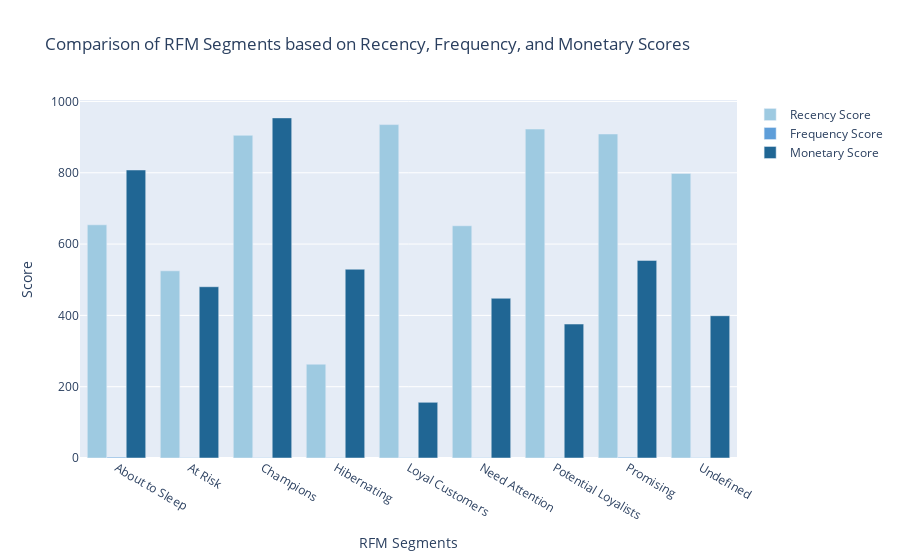

Notebook cell for this chart:
### Code cell
segment_scores = df.groupby('segment')[['Recency', 'Frequency','Monetary']].mean().reset_index()
fig = go.Figure()
fig.add_trace(go.Bar(
    x=segment_scores['segment'],
    y=segment_scores['Recency'],
    name='Recency Score',
    marker_color='rgb(158,202,225)'
))
fig.add_trace(go.Bar(
    x=segment_scores['segment'],
    y=segment_scores['Frequency'],
    name='Frequency Score',
    marker_color='rgb(94,158,217)'
))
fig.add_trace(go.Bar(
    x=segment_scores['segment'],
    y=segment_scores['Monetary'],
    name='Monetary Score',
    marker_color='rgb(32,102,148)'
))
fig.update_layout(
    title='Comparison of RFM Segments based on Recency, Frequency, and Monetary Scores',
    xaxis_title='RFM Segments',
    yaxis_title='Score',
    barmode='group',
    showlegend=True
)
fig.show()

### Figure 1 — Plotly figure (JSON) as saved in the notebook; plotly's stock layout.template omitted (floating-point values rounded to 4 significant figures)
{"data": [{"marker": {"color": "rgb(158,202,225)"}, "name": "Recency Score", "type": "bar", "x": ["About to Sleep", "At Risk", "Champions", "Hibernating", "Loyal Customers", "Need Attention", "Potential Loyalists", "Promising", "Undefined"], "y": [654.0, 525.0, 905.0, 263.1, 935.1, 651.3, 922.7, 908.7, 797.9]}, {"marker": {"color": "rgb(94,158,217)"}, "name": "Frequency Score", "type": "bar", "x": ["About to Sleep", "At Risk", "Champions", "Hibernating", "Loyal Customers", "Need Attention", "Potential Loyalists", "Promising", "Undefined"], "y": [2.421, 1, 1, 1.07, 1, 1, 1, 2.158, 1]}, {"marker": {"color": "rgb(32,102,148)"}, "name": "Monetary Score", "type": "bar", "x": ["About to Sleep", "At Risk", "Champions", "Hibernating", "Loyal Customers", "Need Attention", "Potential Loyalists", "Promising", "Undefined"], "y": [807.8, 480.4, 953.8, 529.4, 156.1, 448.0, 375.7, 554.2, 399.0]}], "layout": {"barmode": "group", "showlegend": true, "title": {"text": "Comparison of RFM Segments based on Recency, Frequency, and Monetary Scores"}, "xaxis": {"title": {"text": "RFM Segments"}}, "yaxis": {"title": {"text": "Score"}}}}
